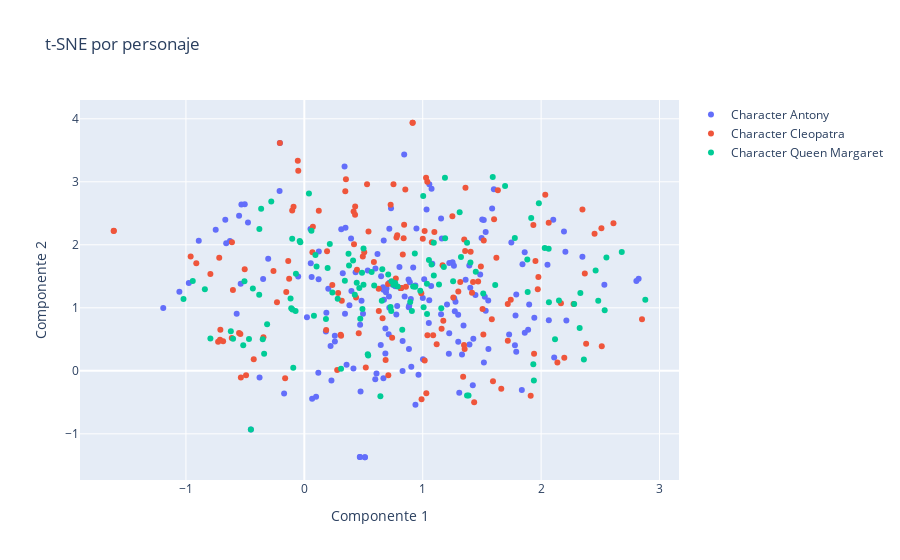

Write notebook code for a chart like this one.
### Markdown cell above
## Comparamos contra TSNE que por lo general conserva mejor la estructura en embeddings

### Code cell
from sklearn.manifold import TSNE

# Configurar y ajustar t-SNE
tsne = TSNE(n_components=2, random_state=42, init="random")
X_train_red = tsne.fit_transform(X_train_tf)

fig = go.Figure()

# Añadir trazos para cada clase
for character in np.unique(y_train):
    mask_train = y_train == character
    fig.add_trace(go.Scatter(
        x=X_train_red[mask_train, 0],
        y=X_train_red[mask_train, 1],
        mode='markers',
        name=f'Character {character}'
    ))

# Configurar el layout
fig.update_layout(
    title='t-SNE por personaje',
    xaxis_title='Componente 1',
    yaxis_title='Componente 2'
)

# Mostrar el gráfico
fig.show()

### Figure 1 — Plotly figure (JSON) as saved in the notebook; plotly's stock layout.template omitted (floating-point values rounded to 4 significant figures; data arrays with more than 128 entries replaced by an {"elided": "..."} marker saying what was removed)
{"data": [{"mode": "markers", "name": "Character Antony", "type": "scatter", "x": {"elided": "177 float values"}, "y": {"elided": "177 float values"}}, {"mode": "markers", "name": "Character Cleopatra", "type": "scatter", "x": {"elided": "143 float values"}, "y": {"elided": "143 float values"}}, {"mode": "markers", "name": "Character Queen Margaret", "type": "scatter", "x": [-0.09346, 0.4426, -0.03928, 0.8271, 0.2818, 1.591, 1.403, 0.9334, 0.4645, 0.9084, 1.448, 1.374, 1.696, 1.374, -0.4675, 2.88, 1.916, -0.4348, 0.4262, 2.46, -0.3514, -0.1163, 0.8944, -0.2791, 0.7882, 0.3733, 0.6586, 0.491, 0.7361, 0.03888, 0.1033, 0.7532, 1.004, 1.188, 1.778, 1.312, 0.5356, 0.05993, 1.036, 2.151, -0.8401, 0.3101, 0.5395, 0.1827, -0.07382, -0.516, 1.887, -0.1025, 1.387, 2.332, 0.9187, 1.612, 0.09382, 1.323, 1.934, -0.6018, 1.257, 0.1969, 1.007, -0.7934, -0.3648, 2.066, 0.2367, -0.07097, 1.511, -0.03369, -0.9423, 0.4725, 2.537, -0.5057, -0.3396, 1.094, 2.326, 0.4115, 2.552, 2.031, 0.4874, 0.08121, 1.094, 0.5684, 0.7286, 0.734, 0.7674, 1.137, 0.9792, 2.483, -0.6209, 0.6544, -0.4514, 0.3775, 0.3423, 1.157, 1.939, -1.02, 1.074, 0.59, 0.2151, -0.3798, 0.4996, 0.5, 1.981, -0.1106, 1.053, 1.179, 0.9356, 2.681, 0.6426, -0.3812, 0.7087, 1.189, -0.1007, 2.361, 1.037, 2.118, 2.064, 1.883, 2.279, -0.3143], "y": [0.05012, 1.396, 2.062, 0.6509, 1.144, 3.075, 1.718, 1.86, 1.316, 0.9503, 1.572, 2.033, 2.934, -0.3931, 0.5067, 1.13, 2.424, 1.306, 1.208, 1.591, 0.4994, 1.148, 1.091, 2.686, 1.338, 1.859, 1.611, 0.9811, 1.423, 2.816, 1.657, 1.365, 2.774, 3.063, 2.11, 2.517, 0.2632, 2.223, 1.383, 1.116, 1.294, 0.03393, 0.2416, 0.8243, 0.9497, 0.4058, 1.25, 2.097, -0.3903, 1.233, 1.34, 1.362, 1.837, 1.808, 0.1047, 0.5105, 1.42, 1.631, 1.01, 0.5137, 2.573, 1.088, 1.241, 1.54, 1.227, 2.041, 1.424, 0.8277, 0.9623, 1.423, 0.2727, 2.031, 0.6812, 1.752, 1.8, 1.948, 1.555, 0.8731, 1.513, 1.569, 1.013, 0.9491, 1.396, 1.368, 1.269, 1.112, 0.6263, 1.111, -0.9316, 1.67, 1.432, 0.9931, -0.1554, 1.138, 1.688, 1.356, 2.012, 2.252, 1.366, 1.941, 2.658, 0.994, 1.76, 1.648, 1.334, 1.888, -0.4033, 1.207, 1.53, 2.102, 0.9721, 0.1792, 0.9036, 0.5018, 1.939, 1.767, 1.061, 0.741]}], "layout": {"title": {"text": "t-SNE por personaje"}, "xaxis": {"title": {"text": "Componente 1"}}, "yaxis": {"title": {"text": "Componente 2"}}}}
